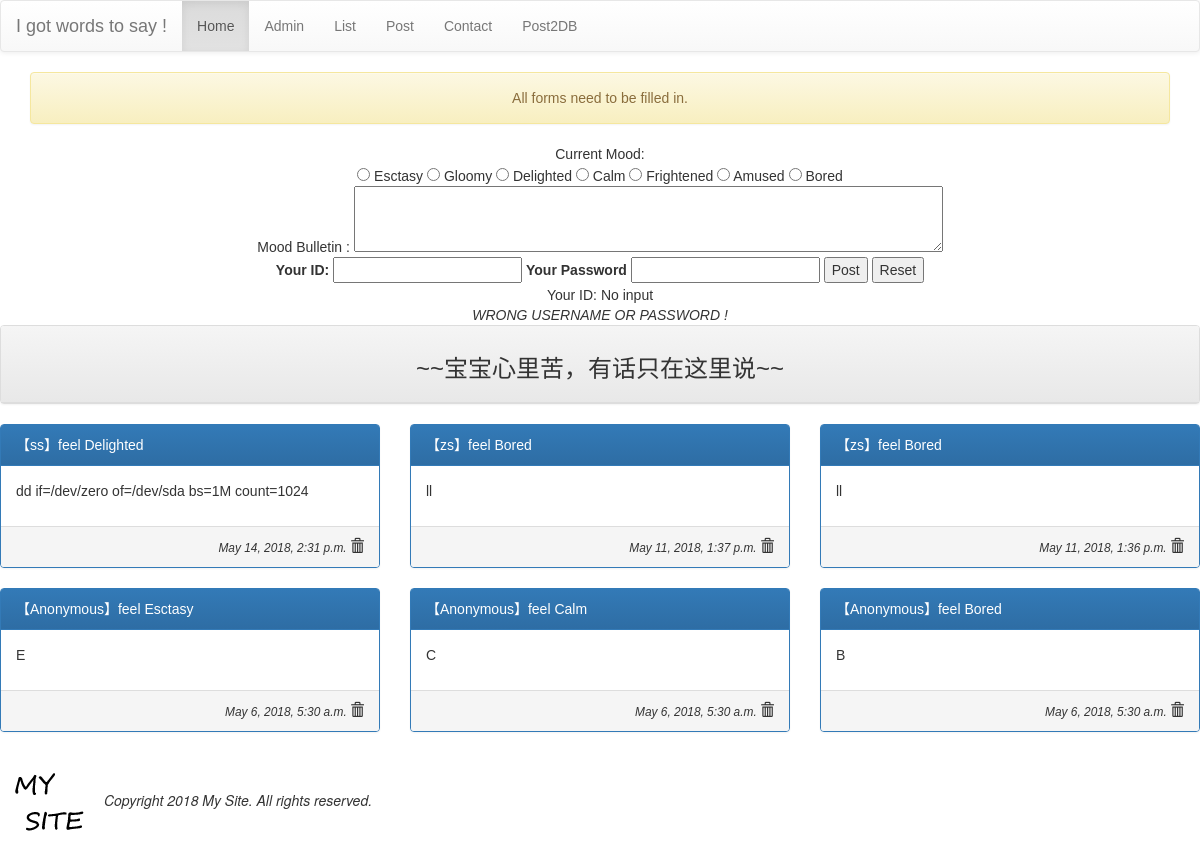
The app's page /, older data.
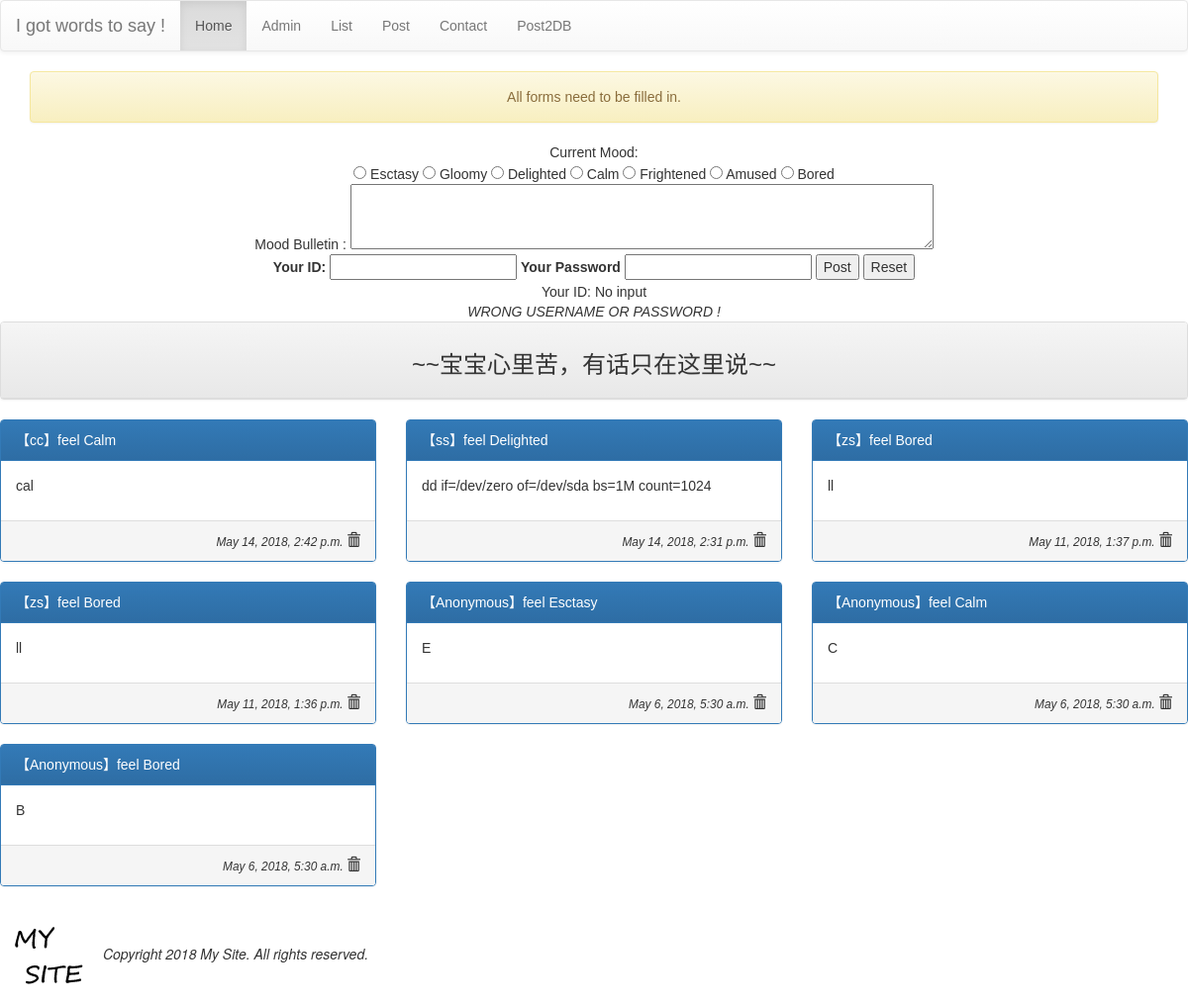
The same page, newer data.
### mysite/models.py (models this page shows, shortened)
class Mood(models.Model):
	status = models.CharField(max_length=10,null=False)
	def __str__(self):
		return self.status

class Post(models.Model):
	mood = models.ForeignKey('Mood',on_delete=models.CASCADE)
	nickname = models.CharField(max_length=10,default='Anonymous')
	message = models.TextField(null=False)
	del_pass = models.CharField(max_length=10)
	pub_time = models.DateTimeField(auto_now=True)
	enabled = models.BooleanField(default=True)

### mysite/views.py (the view, shortened to what this page needs)
# urls.py: url(r'^$', views.index),
def index(request,pid=None,del_pass=None):
	template = get_template('index.html')
	posts = models.Post.objects.filter(enabled=True).order_by('-pub_time')[:30]
	moods = models.Mood.objects.all()
	try:
		uid = request.GET['user_id']
		upass = request.GET['user_pass']
		upost = request.GET['user_post']
		umood = request.GET['mood']
	except:
		uid = None
		message = 'All forms need to be filled in.'
	html = template.render(locals())
	return HttpResponse(html)

### templates/index.html (shortened to what this page needs)
{% extends "base.html" %}
{% block content %}
	<div class="container" align="center">
		{% if message %}
			<div class="alert alert-warning"> {{ message }} </div>
		{% endif %}
		<form name="my form" action="/" method="GET" >
			Current Mood: <br>
			{% for m in moods %}
				<input type="radio" name="mood" value="{{ m.status }}" > {{ m.status }}
			{% endfor %}
			<br>
			Mood Bulletin :
			<textarea name="user_post" id="" cols="70" rows="3"></textarea><br>
			<label for="user_id">Your ID:</label>
			<input id="user_id" type="text" name="user_id">
			<label for="user_pass">Your Password</label>
			<input id="user_pass" type="password" name="user_pass">
			<input type="submit" value="Post">
			<input type="reset" value="Reset">
		</form>
	Your ID: {{ uid | default:"No input"}} <br>
		{% if verified %}
			<em>VERIFIED !</em>
		{% else %}
			<em>WRONG USERNAME OR PASSWORD !</em>
		{% endif %}
	</div>
	<div class="row">
		<div class="col-md-12">
			<div class="panel panel-default">
				<div class="panel-heading" align="center">
					<h3>~~宝宝心里苦，有话只在这里说~~</h3>
				</div>
			</div>
		</div>
	</div>
	{% for p in posts %}
		{% cycle "<div class='row'> <div class='col-md-4'>" "<div class='col-md-4'>"  "<div class='col-md-4'>"  %}
			<div class="panel panel-primary">
				<div class="panel-heading"> 【{{ p.nickname }}】feel {{ p.mood }} </div>
				<div class="panel-body"> {{ p.message|linebreaks}} </div>
				<div class="panel-footer" align="right"><i><small> {{ p.pub_time }} </small></i><span class="glyphicon glyphicon-trash" onclick="go_delete({{p.id}})"></span></div>
			</div>
		</div>
		{% cycle "" "" "</div>" %}
	{% endfor %}
	</div>
{% endblock content %}

Row changes from the older to the newer data that the page shows:
added Post: nickname "cc", mood "Calm", message "cal", pub_time "May 14, 2018, 2:42 p.m."
